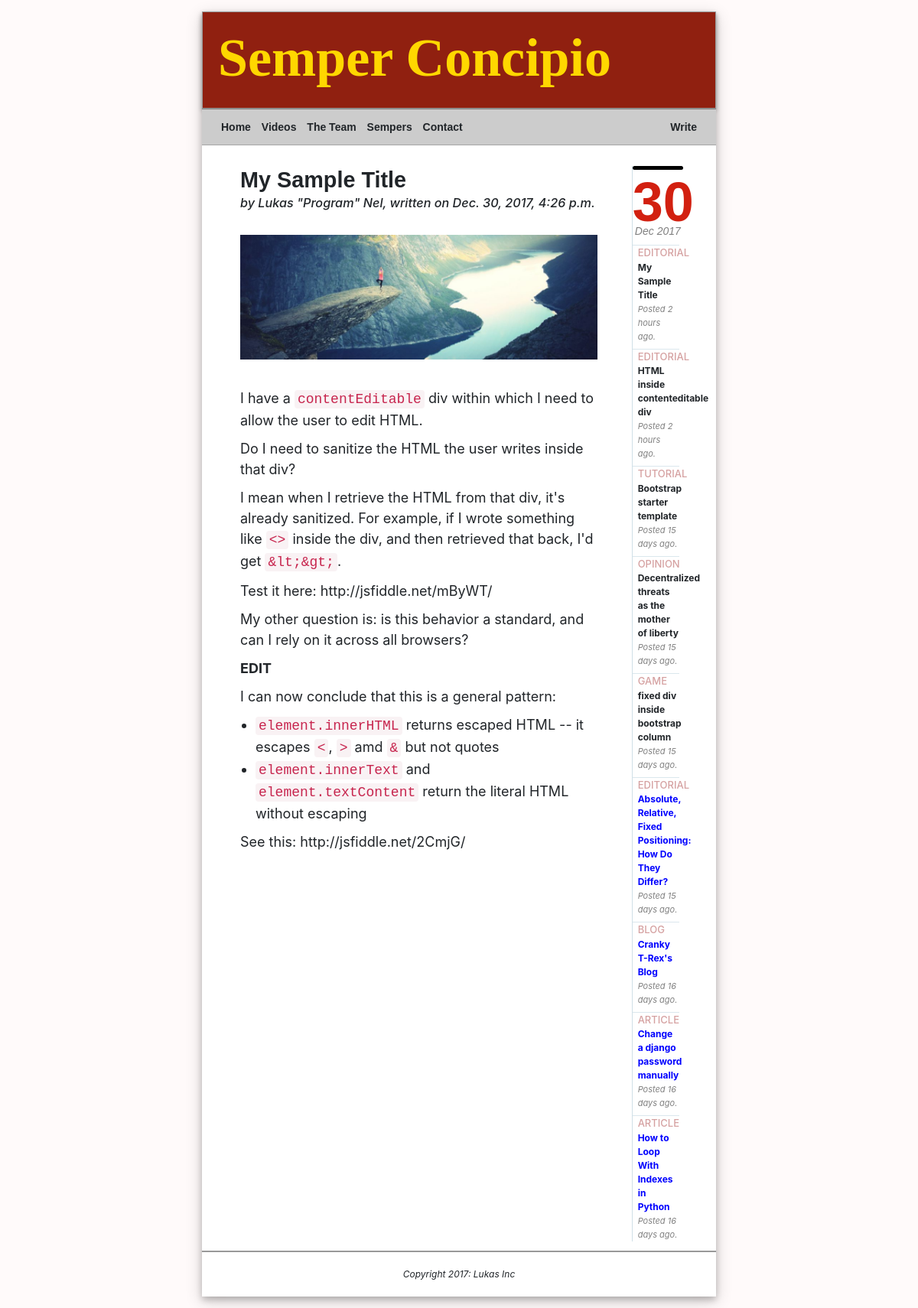
The page /articles/29/ on the database its author committed.
### SemperNewsApp/models.py (models this page shows, shortened)
class NewsItem(models.Model):
    title = models.CharField(max_length=255)
    type = models.CharField(max_length=30)
    article = models.TextField()
    created_at = models.DateTimeField(auto_now_add=True)
    updated_at = models.DateTimeField(auto_now=True)
    thumbnail_path = models.CharField(max_length=255,default='')
    timeDiff = ''
    writer = models.ForeignKey(WriterItem,default=1)

class WriterItem(models.Model):
    firstname = models.CharField(max_length=255)
    lastname = models.CharField(max_length=255)
    nickname = models.CharField(max_length=255,default='')
    title = models.CharField(max_length=255,default='Journalist')
    def __str__(self):              # __unicode__ on Python 2
        return self.firstname + "  \"" + self.nickname + "\"  " + self.lastname

### SemperNewsApp/views.py (the view)
# urls.py: url(r'^articles/([0-9]+)/$', views.article,name='article'),
def article(request,fid):
    newsItems = getCurrentNewsItems()
    articleitem = NewsItem.objects.filter(pk=fid)[0]
    sanitizedarticle = articleitem.article.replace('&lt;', '<').replace('&gt;', '>')
    articleparagraphs = sanitizedarticle.split('\n')
    return render(request, 'article.html', {'currentDay' : timezone.now().strftime("%m"),
                                          'currentMonth' : timezone.now().strftime("%m"),
                                          'currentYear' : timezone.now().strftime("%m"),
                                          'newsItems' : newsItems,
                                          'articleitem' : articleitem,
                                          'articleparagraphs' : articleparagraphs})

### SemperNewsApp/templates/article.html (shortened to what this page needs)
{% extends "base.html" %}
{% load static %}
{% block content %}
<div id="mainarticle">
    <h1>{{ articleitem.title }}  </h1>
    <h3 id="article_subtext"><em>by {{ articleitem.writer }}, written on {{ articleitem.updated_at }}</em></h3>
<br/>
    <img src="{% static articleitem.thumbnail_path %}">
    <br/>
    <br/>
    {% autoescape off %}
    {% for paragraph in articleparagraphs %}
        <p>{{ paragraph }}</p>
    {% endfor %}
    {% endautoescape %}
</div>
{% endblock %}

### SemperNewsApp/templates/base.html (shortened to what this page needs)
{% load static %}
<!DOCTYPE html>
<html>
<head lang="en">
    <link rel="stylesheet" href='{% static "css/bootstrap.min.css" %}'/>
    <link rel="stylesheet" href='{% static "css/bootstrap-grid.min.css" %}'/>
    <link rel="stylesheet" href='{% static "css/bootstrap-reboot.min.css" %}'/>
    <link rel="stylesheet" href='{% static "css/blockmodel.css" %}'/>
</head>
<body id="main_body" onload="ondocload();">
<div id="wrapper">
    <div class="container-fluid" id="main_page">
        <div class="row">
            <div class="col-12" id="menuwrapper">
                <header id="main_header">
                    <a href="{% url 'index' %}">
                        <h1 id="main_title">Semper Concipio</h1>
                    </a>
                </header>
                <nav id = "main_menu">
                    <ul style="width:100%">
                        <li>Home</li>
                        <li>Videos</li>
                        <li>The Team</li>
                        <li>Sempers</li>
                        <li>Contact</li>
                        <li style="float:right"><a href="{% url 'write' %}">Write</a></li>
                    </ul>
            </nav>
            </div>
        </div>
        <div class="row" style="margin-left:5px;margin-right:5px">
            <div class="col-xl-10 col-lg-10 col-md-12 col-12">
                <div class="container" style="margin-top:29px;margin-bottom:10px">
                    {% block content %}
                    {% endblock %}
                </div>
            </div>
            <div class="col-2 hidden-sm hidden-xs hidden-md">
                <aside id="newssummary">
                    <header>
                        <h1 id="newssummaryheader">{% now "d" %}</h1>
                        <p id="newssummarysubtitle">{% now "M" %} {% now "Y" %}</p>
                    </header>
                    <ul id="newssummarylist">
                        {% for newsItem in newsItems|slice:"0:5" %}
                        <li class="newssummarylistitem">
                            <a href="{% url 'article' newsItem.id %}">
                                <div>
                                    <span>{{ newsItem.type | upper }}</span><br/>
                                    <b>{{ newsItem.title }}</b><br/>
                                    <em>Posted {{ newsItem.timeDiff }} ago. </em><br/>
                                </div>
                            </a>
                        </li>
                        {% endfor %}
                        {% for newsItem in newsItems|slice:"6:10" %}
                        <li class="newssummarylistitem hidden_on_small" >
                            <a href="{% url 'article' newsItem.id %}">
                                <div>
                                    <span>{{ newsItem.type | upper }}</span><br/>
                                    <b>{{ newsItem.title }}</b><br/>
                                    <em>Posted {{ newsItem.timeDiff }} ago. </em><br/>
                                </div>
                            </a>
                        </li>
                        {% endfor %}
                    </ul>
                </aside>
            </div>
        </div>
        <div class="row">
            <div id="main_footer" class="col-12">
                <em> Copyright 2017: Lukas Inc</em>
            </div>
        </div>
    </div>
</body>
</html>

### SemperNewsApp/static/css/blockmodel.css (style rules this page uses)
* { padding: 0px; margin: 0px; }
#main_title { color: gold; font: bold 70px sabon; }
img { width:100%; }
a { color:inherit; text-decoration:inherit; }
h1 { font: bold 1.6em verdana,sans-serif; font-size:1.6em; }
header,section,footer,aside,nav,article,figure,figcaption,hgroup { display: block; }
body { text-align: center; }
#menuwrapper { padding-right:0px; padding-left:0px; }
#main_page { top:113px; font-size:12px; background-color:white; box-shadow: 0 4px 8px 0 rgba(0, 0, 0, 0.2), 0 6px 20px 0 rgba(0, 0, 0, 0.19); }
#main_body { background-color:#FFFAFA; }
#main_body::after { content: ""; opacity: 0.5; top: 0; left: 0; bottom: 0; right: 0; position: absolute; z-index: -1; }
#wrapper { width: 56%; max-width:1060px; height: 100%; margin: 15px auto; text-align:left; }
.hidden_on_small { display:block; color:blue; }
#main_header { z-index:3; width:100%; max-width:1060px; box-shadow:0px 3px 5px 0px rgba(25,25,25,0.3); background-color: rgb(144, 32, 16); border: 1px solid #999999; padding: 20px; }
#main_header:after { content:""; width:100%; max-width:1060px; }
#main_menu { background: #CCCCCC; padding:5px 15px; border-bottom:rgba(128,128,128,0.5) 1px solid; border-top:#808080 1px solid; }
#main_menu ul { display: inline-block; list-style: none; padding: 5px; font: bold 14px verdana,sans-serif; margin: auto; }
#main_menu li { display: inline-block; list-style: none; padding: 5px; font: bold 14px verdana,sans-serif; }
#newssummarylist { font-size:12px; margin-bottom:0px; }
#newssummarylist li { list-style:none; }
.newssummarylistitem { border-top: rgba(196, 216, 226,0.6) 1px solid; list-style:none; text-align:left; margin-bottom:7px; padding-left:7px; }
.newssummarylistitem span { color:rgba(150,20,20,0.4); font-weight:500; font-size:13px; }
.newssummarylistitem em { color:gray; font-size:11px; }
#main_footer { clear: both; text-align: center; border-top: 2px solid #999999; padding: 20px; }
#mainarticle { margin-top:0px; font-size:1.5em; }
#mainarticle ul { margin-left:20px; }
#mainarticle h1 { margin-top:0px; font-size:1.6em; color: dark gray; }
#article_subtext { color:light gray; font-size:0.9em; }
#newssummary { margin-top: 27px; margin-right: 5px; padding-right:3px; text-align:center; margin-bottom: 0px; border-left: rgba(196, 216, 226,0.8) 1px solid; }
#newsheader:before,#newssummary:before { content:""; float:left; background:black; width:100%; height:5px; border-radius: 3px; }
#newssummaryheader { font: bold 6em verdana,sans-serif; color: rgba(210, 32, 16); text-align:center; display:inline; padding-top: 15px; margin-top: 10px; display: inline-block; background-color: ; line-height: 34px; height: 35px; }
#newssummarysubtitle { margin-top: 0px; font: italic 14px verdana,sans-serif; color: gray; text-align:center; }
#newssummary li { margin-right: 5px; }

### rows shown on the page
NewsItem: title "My Sample Title", writer "Lukas \"Program\" Nel", updated_at "Dec. 30, 2017, 4:26 p.m.", thumbnail_path (picture), type "EDITORIAL", timeDiff "2 hours"
NewsItem: type "EDITORIAL", title "HTML inside contenteditable div", timeDiff "2 hours"
NewsItem: type "TUTORIAL", title "Bootstrap starter template", timeDiff "15 days"
NewsItem: type "OPINION", title "Decentralized threats as the mother of liberty", timeDiff "15 days"
NewsItem: type "GAME", title "fixed div inside bootstrap column", timeDiff "15 days"
NewsItem: type "EDITORIAL", title "Absolute, Relative, Fixed Positioning: How Do They Differ?", timeDiff "15 days"
NewsItem: type "BLOG", title "Cranky T-Rex's Blog", timeDiff "16 days"
NewsItem: type "ARTICLE", title "Change a django password manually", timeDiff "16 days"
NewsItem: type "ARTICLE", title "How to Loop With Indexes in Python", timeDiff "16 days"

### other values the page prints
{{ paragraph }} "I have a contentEditable div within which I need to allow the user to edit HTML." "Do I need to sanitize the HTML the user writes inside that div?" "I mean when I retrieve the HTML from that div, it's already sanitized. For example, if I wrote something like <> inside the div, and then retrieved that back, I'd get &lt;&gt; ." "Test it here: http://jsfiddle.net/mByWT/" "My other question is: is this behavior a standard, and can I rely on it across all browsers?" "EDIT" "I can now conclude that this is a general pattern:" "element.innerHTML returns escaped HTML -- it escapes < , > amd & but not quotes element.innerText and element.textContent return the literal HTML without escaping" "See this: http://jsfiddle.net/2CmjG/"
